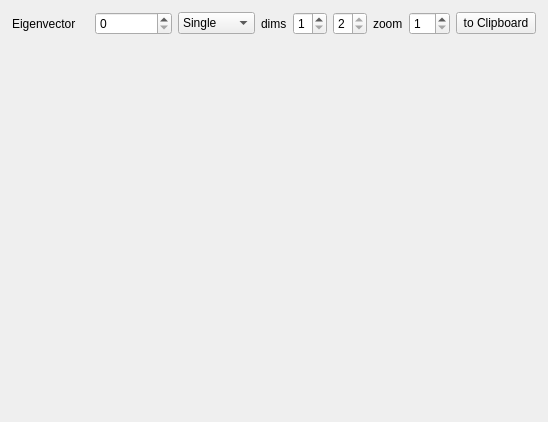
<?xml version="1.0" encoding="UTF-8"?>
<ui version="4.0">
 <class>ContourWidget</class>
 <widget class="QWidget" name="ContourWidget">
  <property name="geometry">
   <rect>
    <x>0</x>
    <y>0</y>
    <width>548</width>
    <height>422</height>
   </rect>
  </property>
  <property name="sizePolicy">
   <sizepolicy hsizetype="MinimumExpanding" vsizetype="MinimumExpanding">
    <horstretch>0</horstretch>
    <verstretch>0</verstretch>
   </sizepolicy>
  </property>
  <property name="windowTitle">
   <string>Form</string>
  </property>
  <layout class="QVBoxLayout" name="verticalLayout" stretch="0,1">
   <property name="margin">
    <number>0</number>
   </property>
   <item>
    <widget class="QWidget" name="widget" native="true">
     <layout class="QHBoxLayout" name="horizontalLayout" stretch="0,0,0,0,0">
      <property name="leftMargin">
       <number>12</number>
      </property>
      <property name="topMargin">
       <number>12</number>
      </property>
      <property name="rightMargin">
       <number>12</number>
      </property>
      <property name="bottomMargin">
       <number>0</number>
      </property>
      <item>
       <widget class="QLabel" name="label_2">
        <property name="font">
         <font>
          <pointsize>9</pointsize>
         </font>
        </property>
        <property name="text">
         <string>Eigenvector</string>
        </property>
       </widget>
      </item>
      <item>
       <widget class="QSpinBox" name="dimSpin">
        <property name="font">
         <font>
          <pointsize>9</pointsize>
         </font>
        </property>
       </widget>
      </item>
      <item>
       <widget class="QComboBox" name="displayCombo">
        <property name="font">
         <font>
          <pointsize>9</pointsize>
         </font>
        </property>
        <property name="currentIndex">
         <number>0</number>
        </property>
        <item>
         <property name="text">
          <string>Single</string>
         </property>
        </item>
        <item>
         <property name="text">
          <string>Multi</string>
         </property>
        </item>
       </widget>
      </item>
      <item>
       <widget class="QWidget" name="widget_2" native="true">
        <property name="font">
         <font>
          <pointsize>9</pointsize>
         </font>
        </property>
        <layout class="QHBoxLayout" name="horizontalLayout_2">
         <property name="margin">
          <number>0</number>
         </property>
         <item>
          <widget class="QLabel" name="label">
           <property name="font">
            <font>
             <pointsize>9</pointsize>
            </font>
           </property>
           <property name="text">
            <string>dims</string>
           </property>
          </widget>
         </item>
         <item>
          <widget class="QSpinBox" name="spinX1">
           <property name="minimum">
            <number>1</number>
           </property>
           <property name="maximum">
            <number>2</number>
           </property>
          </widget>
         </item>
         <item>
          <widget class="QSpinBox" name="spinX2">
           <property name="minimum">
            <number>2</number>
           </property>
           <property name="maximum">
            <number>2</number>
           </property>
          </widget>
         </item>
         <item>
          <widget class="QLabel" name="label_4">
           <property name="font">
            <font>
             <pointsize>9</pointsize>
            </font>
           </property>
           <property name="text">
            <string>zoom</string>
           </property>
          </widget>
         </item>
         <item>
          <widget class="QSpinBox" name="spinZoom">
           <property name="font">
            <font>
             <pointsize>9</pointsize>
            </font>
           </property>
           <property name="minimum">
            <number>1</number>
           </property>
           <property name="maximum">
            <number>32</number>
           </property>
           <property name="value">
            <number>1</number>
           </property>
          </widget>
         </item>
        </layout>
       </widget>
      </item>
      <item>
       <widget class="QPushButton" name="clipboardButton">
        <property name="font">
         <font>
          <pointsize>9</pointsize>
         </font>
        </property>
        <property name="text">
         <string>to Clipboard</string>
        </property>
       </widget>
      </item>
     </layout>
    </widget>
   </item>
   <item>
    <widget class="QLabel" name="plotLabel">
     <property name="text">
      <string/>
     </property>
    </widget>
   </item>
  </layout>
 </widget>
 <resources/>
 <connections/>
</ui>
